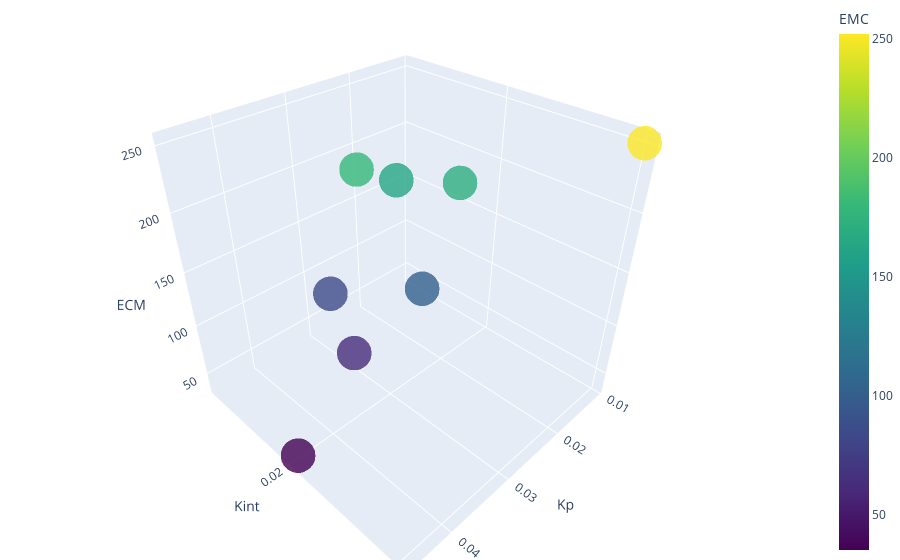

Notebook source saved alongside this figure:
### Markdown cell above
## Primer Intervalo 5 - 32 Hz

### Code cell
Kp_values1=[10.818e-3,11.5484e-3,21.4801e-3,15.4341e-3,31.9149e-3,28.5651e-3,45.8156e-3,20.519e-3]
Kint_values1=[40.3811e-3,14.3179e-3,17.1867e-3,5.26716e-3,14.6642e-3,5.37578e-3,20.4125e-3,2.59851e-3]
list_interval1=list_errors[0:8]

print('Error promedio del primer intervalo:',sum(list_interval1)/len(list_interval1))
print('Menor error: ', min(list_interval1))
print('Maximo error: ', max(list_interval1))
Plot_points(Kp_values1,Kint_values1,list_interval1)

### Figure 1 — Plotly figure (JSON) as saved in the notebook; plotly's stock layout.template omitted (floating-point values rounded to 4 significant figures)
{"data": [{"marker": {"color": [252.1, 171.2, 101.5, 163.7, 61.94, 83.92, 35.16, 179.4], "colorbar": {"title": {"text": "EMC"}}, "colorscale": [[0, "#440154"], [0.1111, "#482878"], [0.2222, "#3e4989"], [0.3333, "#31688e"], [0.4444, "#26828e"], [0.5556, "#1f9e89"], [0.6667, "#35b779"], [0.7778, "#6ece58"], [0.8889, "#b5de2b"], [1, "#fde725"]], "opacity": 0.8, "showscale": true, "size": 12, "symbol": "circle"}, "mode": "markers", "type": "scatter3d", "x": [0.01082, 0.01155, 0.02148, 0.01543, 0.03191, 0.02857, 0.04582, 0.02052], "y": [0.04038, 0.01432, 0.01719, 0.005267, 0.01466, 0.005376, 0.02041, 0.002599], "z": [252.1, 171.2, 101.5, 163.7, 61.94, 83.92, 35.16, 179.4]}], "layout": {"margin": {"b": 0, "l": 0, "r": 0, "t": 0}, "scene": {"xaxis": {"title": {"text": "Kp"}}, "yaxis": {"title": {"text": "Kint"}}, "zaxis": {"title": {"text": "ECM"}}}}}
